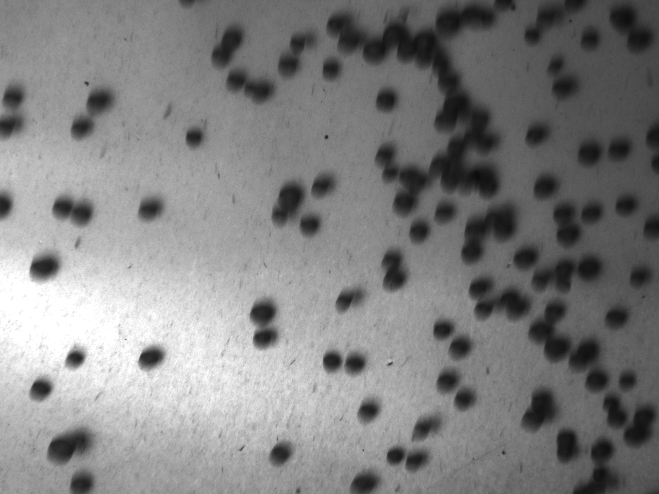
#> input picture PYTHON CODES/Pellet Images/pellet0.jpeg, 659 x 494 px
$ python only_image_processing.py
#> lines starting #> are read from the running program, lines starting #| are printed output that depends on the picture; after the words box and inside, x2 and y2 are one past the last pixel; in counts of white or black regions, pixels touching at a corner belong together
import cv2 as cv
import numpy as np
from tkinter import Tk
from tkinter.filedialog import askopenfilename

# function to rescale image
def rescaleframe(frame, scale=1):
    width = int(frame.shape[1] * scale)
    height = int(frame.shape[0] * scale)
    dimensions = (width, height)
    return cv.resize(frame, dimensions, interpolation=cv.INTER_AREA)

# function to detect the circles
def detect_circles(image, min_radius, max_radius, threshold):
    # Perform Hough Circle Transform
    circles = cv.HoughCircles(image, cv.HOUGH_GRADIENT, 1, 12, param1=50 , param2=threshold,
                              minRadius=min_radius, maxRadius=max_radius) #1,12,50
    # If circles are detected, extract and return the circles
    if circles is not None:
        num_circles = len(circles[0])
        print("Number of circles detected:", num_circles)
        circles = np.round(circles[0, :]).astype(int)
        return circles
    else:
        return []

# Set the parameters for circle detection
threshold = 9  #param1 = 4,param2 = 6
min_radius = 8 #8
max_radius = 15 #15


# Create a Tkinter root window
root = Tk()
root.withdraw()

# Prompt the user to select an image file
print("Select an image file:")
image_path = askopenfilename()
#> the answer given: Pellet Images/pellet0.jpeg

img = cv.imread(image_path)
#> img is the input picture: shape (494, 659, 3); min 12, max 255, mean 128.3
cv.imshow('actual', img)

# rescale the image
imgrz = rescaleframe(img)

# converting rescaled image to grayscale
gray = cv.cvtColor(imgrz, cv.COLOR_BGR2GRAY)

# blur the gray image
blur = cv.GaussianBlur(gray, (11, 11), sigmaX = 20, sigmaY= 20)
cv.imshow('blur',blur)

# adaptive thresholding
ad_th = cv.adaptiveThreshold(blur, 255, cv.ADAPTIVE_THRESH_GAUSSIAN_C, cv.THRESH_BINARY_INV, 51, 9) #255, 47, 4
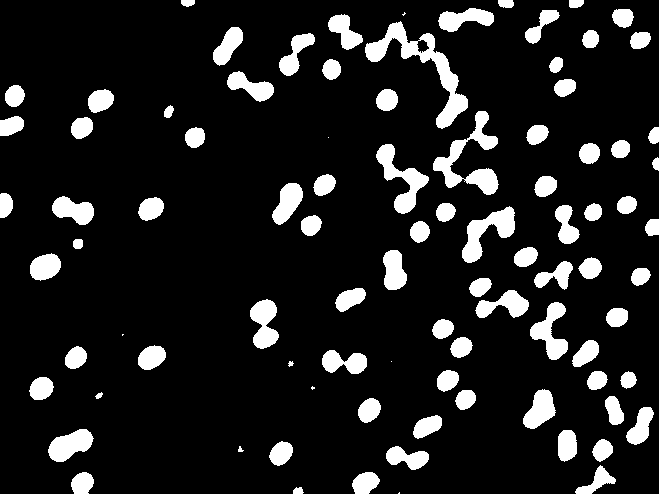
#> ad_th: shape (494, 659); 12.3% white; 91 white regions (6 under 20 px), largest, box (x1, y1, x2, y2) and area: (365, 21, 468, 129) 2479, (433, 111, 499, 195) 1824, (376, 144, 429, 214) 1320
cv.imshow('Threshold',ad_th)

# canny edge detector
canny = cv.Canny(ad_th, 125, 255) #0,50
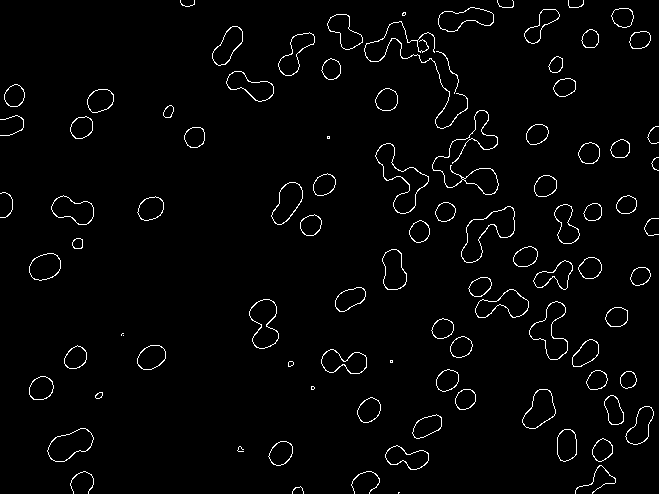
#> canny: shape (494, 659); 2.4% white in thin lines or dots
cv.imshow('Canny edge detector',canny)

# thiker & visible.
dilated = cv.dilate(canny, (1, 1), iterations=0)
cv.imshow('dilated', dilated)

# Detect circles using CHT[Hough Circle Detection]
detected_circles = detect_circles(dilated, min_radius, max_radius, threshold)
#> in detect_circles, `circles = cv.HoughCircles(image, cv.HOUGH_GRADIENT, 1, 12, param1=50 ,..`: circles = 107 rows, first 8: [355.5, 362.5, 11.8], [589.5, 266.5, 10.5], [425.5, 42.5, 9.6], [82.5, 211.5, 11.8], [99.5, 101.5, 13.2], [555.5, 347.5, 11], [617.5, 316.5, 11], [419.5, 230.5, 10.3]
#> in detect_circles, `num_circles = len(circles[0])`: num_circles = 107
#| Number of circles detected: 107
#> in detect_circles, `circles = np.round(circles[0, :]).astype(int)`: circles = 107 rows, first 8: [356, 362, 12], [590, 266, 10], [426, 42, 10], [82, 212, 12], [100, 102, 13], [556, 348, 11], [618, 316, 11], [420, 230, 10]
#> detected_circles has the same summary as circles in detect_circles

# Define the size categories
small_circles = []
medium_circles = []
large_circles = []

# Categorize the detected circles based on their radii
for (x, y, r) in detected_circles:
    if r < 10:
        small_circles.append((x, y, r))
    elif r >= 10 and r < 13:
        medium_circles.append((x, y, r))
    else:
        large_circles.append((x, y, r))
#> this loop made 107 passes
#> (x, y, r) on passes 1 to 12: (356, 362, 12), (590, 266, 10), (426, 42, 10), (82, 212, 12), (100, 102, 13), (556, 348, 11), (618, 316, 11), (420, 230, 10), (546, 186, 11), (236, 80, 10), (394, 456, 10), (76, 358, 11)
#> after the loop, large_circles = [(100, 102, 13), (484, 182, 14), (44, 266, 13), (152, 210, 14), (152, 358, 13), (262, 310, 14), (62, 448, 13), (468, 248, 13), (514, 302, 13), (482, 290, 14), (312, 58, 14), (348, 302, 13), (466, 124, 14), (426, 430, 13), (568, 272, 13)]; medium_circles = 79 items, first 6: (356, 362, 12), (590, 266, 10), (426, 42, 10), (82, 212, 12), (556, 348, 11), (618, 316, 11); small_circles = [(594, 212, 8), (626, 204, 9), (14, 96, 9), (392, 260, 9), (568, 234, 9), (332, 68, 9), (602, 448, 9), (640, 38, 9), (640, 276, 9), (544, 280, 8), (14, 124, 9), (654, 228, 9), (560, 66, 8)]

# Draw detected circles on the copy of the original image, with different colors for each category
imgrz_copy = np.copy(imgrz)
for (x, y, r) in small_circles:
    cv.circle(imgrz_copy, (x, y), r, (0, 255, 0), 2)
#> this loop made 13 passes
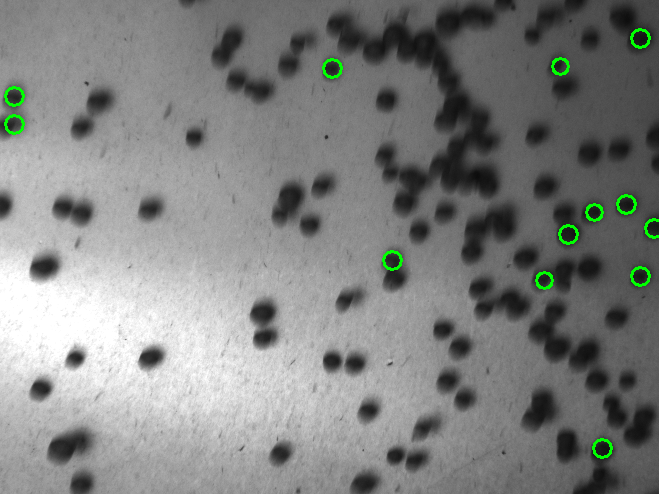
#> imgrz_copy: shape (494, 659, 3); 0.64% of pixels changed, all inside (x1, y1, x2, y2) = (4, 28, 659, 459)
for (x, y, r) in medium_circles:
    cv.circle(imgrz_copy, (x, y), r, (0, 0, 255), 2)
#> this loop made 79 passes
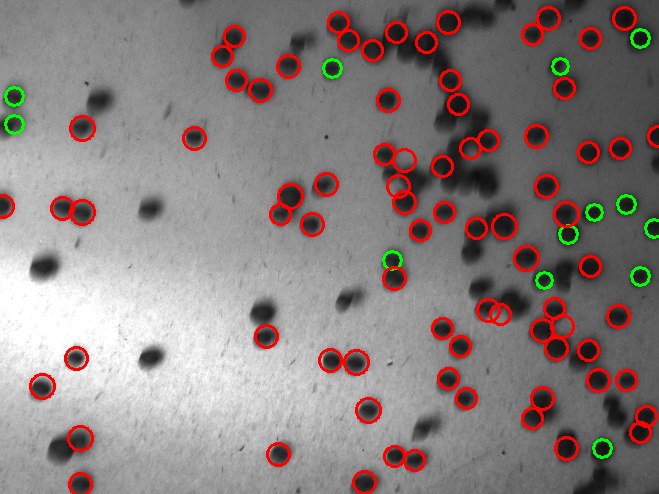
#> imgrz_copy: shape (494, 659, 3); 4.73% of pixels changed, all inside (x1, y1, x2, y2) = (0, 6, 659, 494)
for (x, y, r) in large_circles:
    cv.circle(imgrz_copy, (x, y), r, (255, 0, 0), 2)
#> this loop made 15 passes
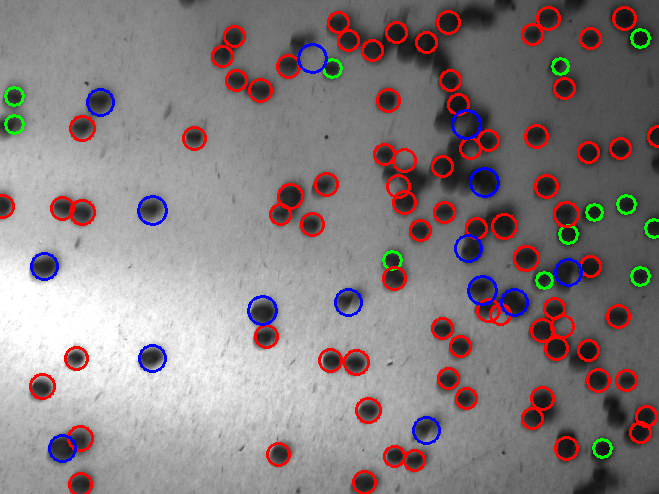
#> imgrz_copy: shape (494, 659, 3); 1.12% of pixels changed, all inside (x1, y1, x2, y2) = (30, 43, 583, 463)

# Display the number of circles in each category
small_circle_text = f"Small Circles: {len(small_circles)}"
#> small_circle_text = 'Small Circles: 13'
medium_circle_text = f"Medium Circles: {len(medium_circles)}"
#> medium_circle_text = 'Medium Circles: 79'
large_circle_text = f"Large Circles: {len(large_circles)}"
#> large_circle_text = 'Large Circles: 15'
total_circle_text = f"Total Circles: {len(detected_circles)}"
#> total_circle_text = 'Total Circles: 107'
cv.putText(imgrz_copy, small_circle_text, (10, 30), cv.FONT_HERSHEY_SIMPLEX, 0.7, (0, 255, 0), 2)
cv.putText(imgrz_copy, medium_circle_text, (10, 60), cv.FONT_HERSHEY_SIMPLEX, 0.7, (0, 0, 255), 2)
cv.putText(imgrz_copy, large_circle_text, (10, 90), cv.FONT_HERSHEY_SIMPLEX, 0.7, (255, 0, 0), 2)
cv.putText(imgrz_copy, total_circle_text, (10, 120), cv.FONT_HERSHEY_SIMPLEX, 0.7, (255, 255, 255), 2)
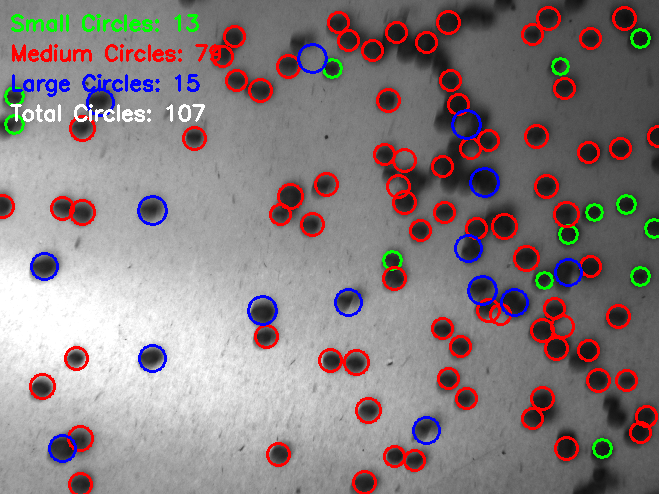
#> imgrz_copy: shape (494, 659, 3); mean B, G, R 126, 124.7, 135.3

# Display the image with detected circles
cv.imshow("Detected Circles", imgrz_copy)

cv.waitKey(0)

# Perform Hough Circle Transform
# dp: Inverse ratio of the accumulator resolution to the image resolution.
#     A smaller value of dp means a higher resolution of the accumulator.
#     Typically, dp = 1 for the same resolution, or dp = 2 for half the resolution.
# minDist: Minimum distance between the centers of detected circles.
#           If the distance is too small, multiple circles may be detected for a single circle.
# param1: Upper threshold for the internal Canny edge detection.
#         This threshold is used in the edge detection stage of the Hough Circle Transform.
#         It determines the sensitivity of the edge detection.
# param2: Accumulator threshold for circle detection.
#         It determines the minimum number of votes required for a circle to be detected.
#         Increasing this threshold can help reduce false positive detections.
# minRadius: Minimum radius of the circles to be detected.
# maxRadius: Maximum radius of the circles to be detected.
# circles = cv.HoughCircles(image, cv.HOUGH_GRADIENT, dp=1, minDist=15, param1=50, param2=8,minRadius=8, maxRadius=15)

$ run again, on PYTHON CODES/Pellet Images/pellet2.jpeg
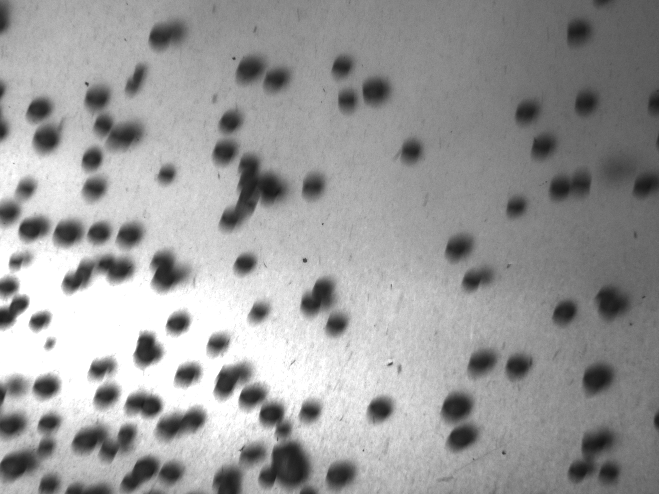
#> input picture PYTHON CODES/Pellet Images/pellet2.jpeg, 659 x 494 px
#> img is the input picture: shape (494, 659, 3); min 20, max 255, mean 154.4
#> `ad_th = cv.adaptiveThreshold(blur, 255, cv.ADAPTIVE_THRESH_GAUSSIAN_C,..`:
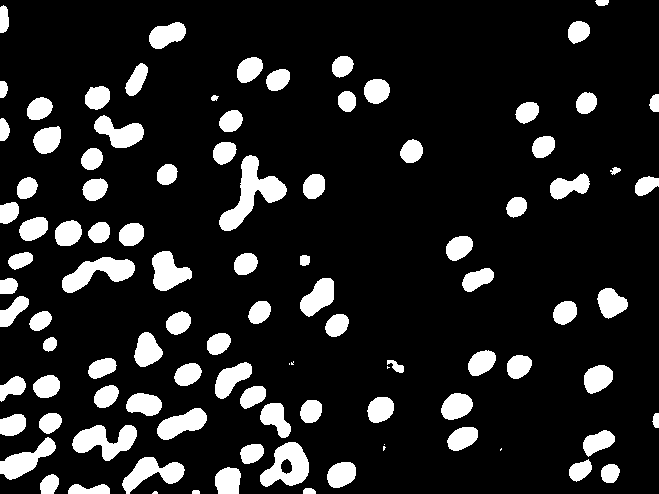
#> ad_th: shape (494, 659); 13.8% white; 100 white regions (7 under 20 px), largest, box (x1, y1, x2, y2) and area: (219, 155, 287, 231) 1872, (260, 442, 309, 487) 1322, (62, 257, 135, 293) 1313
#> canny: shape (494, 659); 2.4% white in thin lines or dots
#> in detect_circles, `circles = cv.HoughCircles(image, cv.HOUGH_GRADIENT, 1, 12, param1=50 ,..`: circles = 98 rows, first 8: [411.5, 149.5, 11.8], [375.5, 90.5, 13.2], [46.5, 139.5, 13.2], [68.5, 232.5, 13.2], [309.5, 410.5, 10.5], [598.5, 379.5, 14.4], [342.5, 66.5, 10.3], [457.5, 404.5, 13.2]
#> num_circles = 98
#| Number of circles detected: 98
#> in detect_circles, `circles = np.round(circles[0, :]).astype(int)`: circles = 98 rows, first 8: [412, 150, 12], [376, 90, 13], [46, 140, 13], [68, 232, 13], [310, 410, 10], [598, 380, 14], [342, 66, 10], [458, 404, 13]
#> detected_circles has the same summary as circles in detect_circles
#> the loop `for (x, y, r) in detected_circles:` made 98 passes
#> after the loop `for (x, y, r) in detected_circles:`: large_circles = 24 items, first 6: (376, 90, 13), (46, 140, 13), (68, 232, 13), (598, 380, 14), (458, 404, 13), (46, 384, 13); medium_circles = 59 items, first 6: (412, 150, 12), (310, 410, 10), (342, 66, 10), (230, 120, 11), (246, 264, 12), (586, 104, 11); small_circles = [(346, 100, 9), (174, 30, 9), (104, 124, 9), (96, 370, 9), (8, 286, 8), (472, 282, 9), (244, 370, 9), (46, 446, 8), (70, 284, 8), (222, 388, 8), (144, 340, 8), (266, 478, 9), (604, 438, 9), (50, 484, 8), (76, 494, 9)]
#> the loop `for (x, y, r) in small_circles:` made 15 passes
#> the loop `for (x, y, r) in medium_circles:` made 59 passes
#> the loop `for (x, y, r) in large_circles:` made 24 passes
#> small_circle_text = 'Small Circles: 15'
#> medium_circle_text = 'Medium Circles: 59'
#> large_circle_text = 'Large Circles: 24'
#> total_circle_text = 'Total Circles: 98'
#> `cv.putText(imgrz_copy, total_circle_text, (10, 120), cv.FONT_HERSHEY_S..`:
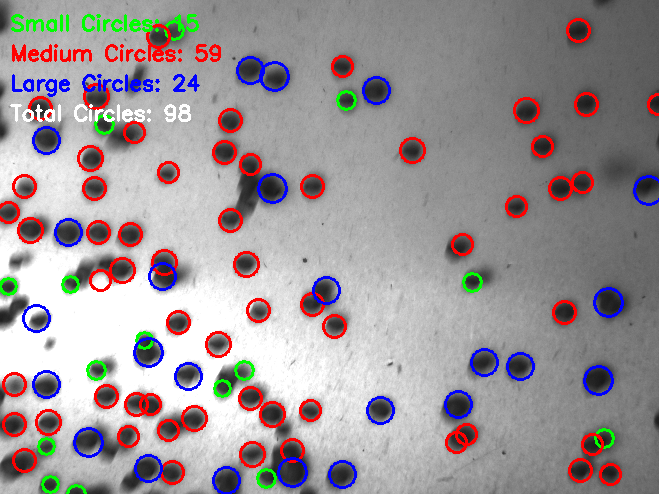
#> imgrz_copy: shape (494, 659, 3); mean B, G, R 151, 148.3, 155.9

$ run again, on PYTHON CODES/Pellet Images/pellet35.jpeg
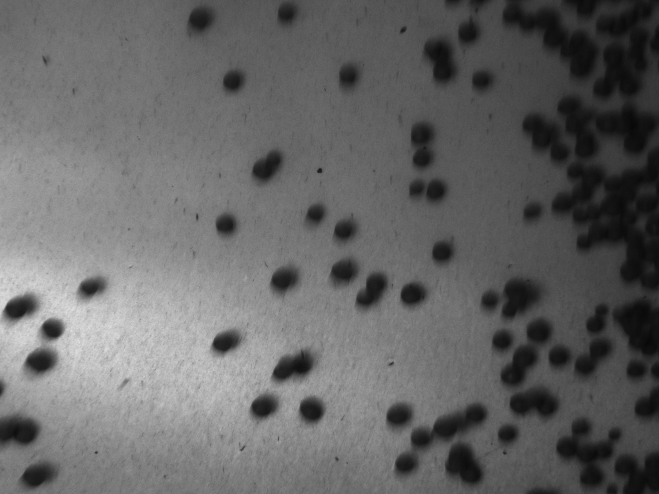
#> input picture PYTHON CODES/Pellet Images/pellet35.jpeg, 659 x 494 px
#> img is the input picture: shape (494, 659, 3); min 7, max 224, mean 101.4
#> `ad_th = cv.adaptiveThreshold(blur, 255, cv.ADAPTIVE_THRESH_GAUSSIAN_C,..`:
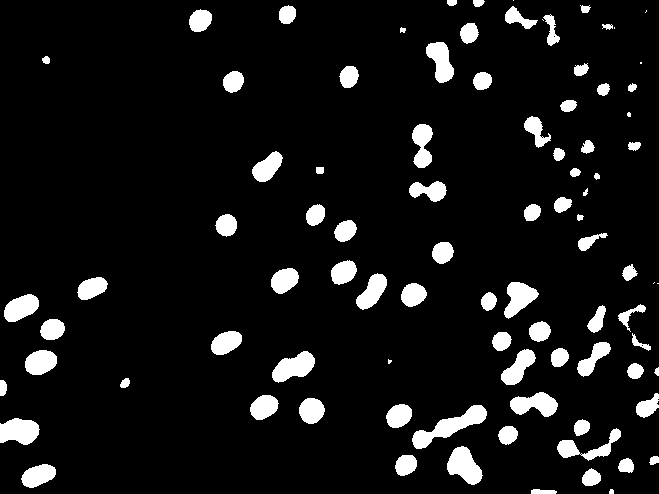
#> ad_th: shape (494, 659); 8.3% white; 90 white regions (9 under 20 px), largest, box (x1, y1, x2, y2) and area: (412, 405, 487, 449) 1157, (447, 446, 483, 485) 861, (272, 351, 315, 383) 830
#> canny: shape (494, 659); 1.7% white in thin lines or dots
#> in detect_circles, `circles = cv.HoughCircles(image, cv.HOUGH_GRADIENT, 1, 12, param1=50 ,..`: circles = 70 rows, first 8: [441.5, 251.5, 10.3], [311.5, 409.5, 13.2], [412.5, 293.5, 12], [224.5, 224.5, 10.6], [476.5, 413.5, 10.6], [264.5, 407.5, 13.2], [397.5, 415.5, 12.1], [421.5, 134.5, 11]
#> num_circles = 70
#| Number of circles detected: 70
#> in detect_circles, `circles = np.round(circles[0, :]).astype(int)`: circles = 70 rows, first 8: [442, 252, 10], [312, 410, 13], [412, 294, 12], [224, 224, 11], [476, 414, 11], [264, 408, 13], [398, 416, 12], [422, 134, 11]
#> detected_circles has the same summary as circles in detect_circles
#> the loop `for (x, y, r) in detected_circles:` made 70 passes
#> after the loop `for (x, y, r) in detected_circles:`: large_circles = [(312, 410, 13), (264, 408, 13), (24, 432, 13), (42, 362, 13), (300, 364, 13), (460, 460, 14), (644, 332, 13)]; medium_circles = 50 items, first 6: (442, 252, 10), (412, 294, 12), (224, 224, 11), (476, 414, 11), (398, 416, 12), (422, 134, 11); small_circles = [(506, 434, 9), (288, 14, 8), (532, 126, 9), (482, 82, 9), (558, 356, 8), (644, 408, 8), (590, 478, 9), (626, 468, 9), (580, 428, 9), (418, 190, 9), (490, 302, 8), (46, 472, 9), (100, 284, 9)]
#> the loop `for (x, y, r) in small_circles:` made 13 passes
#> the loop `for (x, y, r) in medium_circles:` made 50 passes
#> the loop `for (x, y, r) in large_circles:` made 7 passes
#> small_circle_text = 'Small Circles: 13'
#> medium_circle_text = 'Medium Circles: 50'
#> large_circle_text = 'Large Circles: 7'
#> total_circle_text = 'Total Circles: 70'
#> `cv.putText(imgrz_copy, total_circle_text, (10, 120), cv.FONT_HERSHEY_S..`:
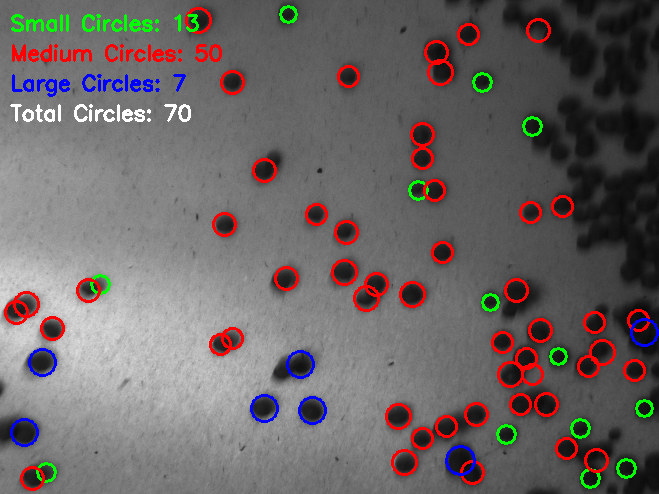
#> imgrz_copy: shape (494, 659, 3); mean B, G, R 100.2, 100.6, 107

$ run again, on PYTHON CODES/Pellet Images/pellet66.jpeg
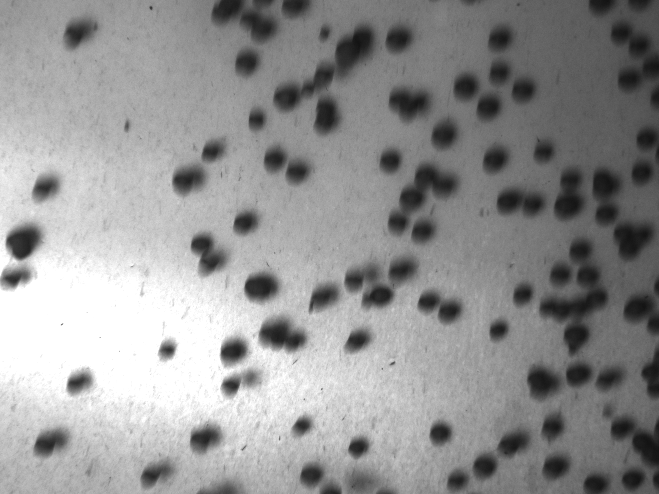
#> input picture PYTHON CODES/Pellet Images/pellet66.jpeg, 659 x 494 px
#> img is the input picture: shape (494, 659, 3); min 19, max 255, mean 146.7
#> `ad_th = cv.adaptiveThreshold(blur, 255, cv.ADAPTIVE_THRESH_GAUSSIAN_C,..`:
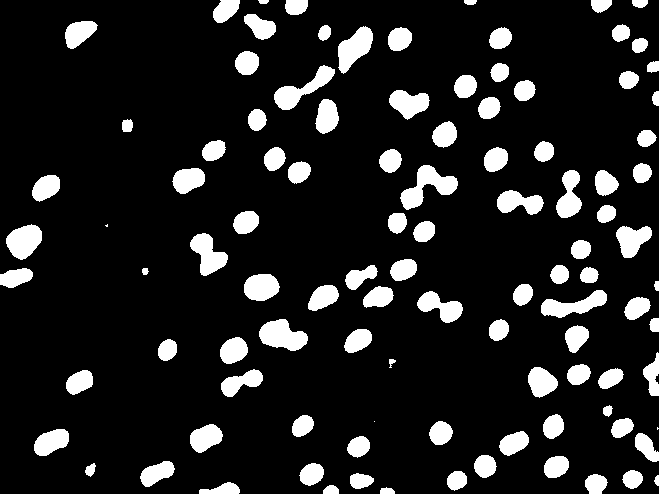
#> ad_th: shape (494, 659); 13% white; 104 white regions (3 under 20 px), largest, box (x1, y1, x2, y2) and area: (400, 165, 458, 210) 1136, (259, 319, 308, 351) 1033, (274, 65, 335, 110) 972
#> canny: shape (494, 659); 2.4% white in thin lines or dots
#> in detect_circles, `circles = cv.HoughCircles(image, cv.HOUGH_GRADIENT, 1, 12, param1=50 ,..`: circles = 102 rows, first 8: [541.5, 381.5, 14.4], [399.5, 39.5, 11.8], [440.5, 431.5, 11.8], [495.5, 158.5, 12.1], [357.5, 446.5, 11], [246.5, 63.5, 12.1], [166.5, 350.5, 10.9], [631.5, 478.5, 10.3]
#> num_circles = 102
#| Number of circles detected: 102
#> in detect_circles, `circles = np.round(circles[0, :]).astype(int)`: circles = 102 rows, first 8: [542, 382, 14], [400, 40, 12], [440, 432, 12], [496, 158, 12], [358, 446, 11], [246, 64, 12], [166, 350, 11], [632, 478, 10]
#> detected_circles has the same summary as circles in detect_circles
#> the loop `for (x, y, r) in detected_circles:` made 102 passes
#> after the loop `for (x, y, r) in detected_circles:`: large_circles = [(542, 382, 14), (246, 224, 13), (232, 348, 14), (256, 288, 13), (272, 334, 13), (80, 382, 13), (294, 336, 14), (608, 180, 14), (510, 202, 13), (324, 296, 13), (20, 242, 14), (360, 342, 13), (78, 34, 13)]; medium_circles = 75 items, first 6: (400, 40, 12), (440, 432, 12), (496, 158, 12), (358, 446, 11), (246, 64, 12), (166, 350, 11); small_circles = [(642, 172, 8), (524, 90, 9), (166, 468, 9), (618, 32, 9), (640, 46, 9), (590, 276, 9), (252, 378, 8), (360, 480, 9), (322, 76, 9), (550, 308, 8), (326, 108, 9), (600, 2, 9), (432, 192, 9), (600, 298, 8)]
#> the loop `for (x, y, r) in small_circles:` made 14 passes
#> the loop `for (x, y, r) in medium_circles:` made 75 passes
#> the loop `for (x, y, r) in large_circles:` made 13 passes
#> small_circle_text = 'Small Circles: 14'
#> medium_circle_text = 'Medium Circles: 75'
#> large_circle_text = 'Large Circles: 13'
#> total_circle_text = 'Total Circles: 102'
#> `cv.putText(imgrz_copy, total_circle_text, (10, 120), cv.FONT_HERSHEY_S..`:
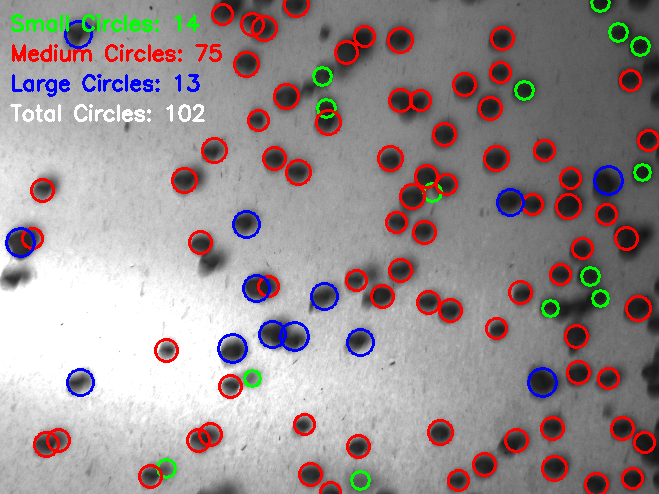
#> imgrz_copy: shape (494, 659, 3); mean B, G, R 142.8, 142, 152.3
